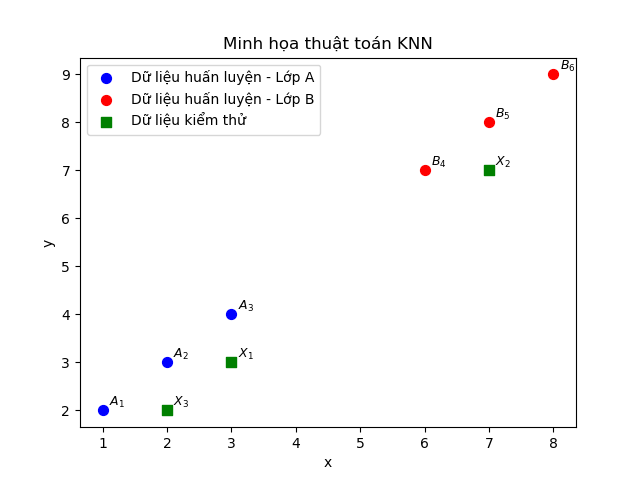

Here is the Python script that generated this plot:
import numpy as np
import matplotlib.pyplot as plt

X_train = np.array([
    [1, 2],
    [2, 3],
    [3, 4],
    [6, 7],
    [7, 8],
    [8, 9]
])
y_train = np.array(['A', 'A', 'A', 'B', 'B', 'B'])

X_test = np.array([
    [3, 3],
    [7, 7],
    [2, 2]
])

# Vẽ các điểm thuộc lớp A
plt.scatter(X_train[:3, 0], X_train[:3, 1], c='blue', marker='o', label='Dữ liệu huấn luyện - Lớp A', s=50)

# Vẽ các điểm thuộc lớp B
plt.scatter(X_train[3:, 0], X_train[3:, 1], c='red', marker='o', label='Dữ liệu huấn luyện - Lớp B', s=50)

# Thêm chú thích cho từng điểm
for i, label in enumerate(y_train):
    plt.text(X_train[i, 0] + 0.1, X_train[i, 1] + 0.1, f'${label}_{i+1}$', fontsize=9)

# Vẽ các điểm cần dự đoán
plt.scatter(X_test[:, 0], X_test[:, 1], c='green', marker='s', label='Dữ liệu kiểm thử', s=50)

# Thêm chú thích cho từng điểm cần dự đoán
for i in range(len(X_test)):
    plt.text(X_test[i, 0] + 0.1, X_test[i, 1] + 0.1, f'$X_{i+1}$', fontsize=9)

# Thêm nhãn, tiêu đề, và chú thích 
plt.xlabel('x')
plt.ylabel('y')
plt.title('Minh họa thuật toán KNN')
plt.legend()

# Vẽ hình
plt.savefig('draw.png')
plt.show()
